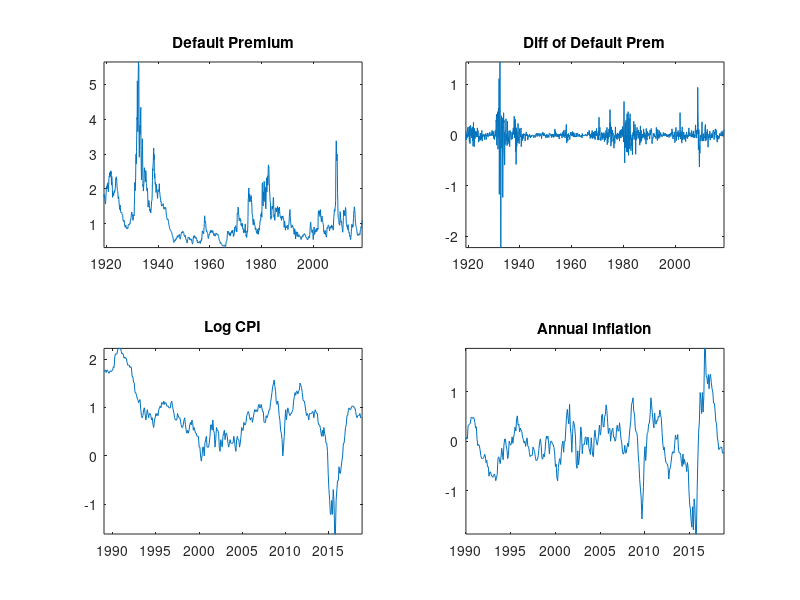

Reproduce this figure in MATLAB. (Note: this script raises an error after producing the figure.)
%% ARMA - Unit Root Testing
% Unit roots are common in economic time series, and when modeling a time series, 
% it is necessary to difference until the series is stationary.
%% Clean Up
% Clean up the environment before starting
%%
clear all
close all
clc
%% Load the data
% Load the default premium data and the CPI data
%%
load def
defdates = mldates;
load cpi
cpidates = mldates;
%% Plot
% Start by plotting the data using a series of subplots
%%
figure();
X={defdates,defdates(2:end),cpidates,cpidates(13:end)};
Y = {def, diff(def), log(cpi), log(cpi(13:end)./cpi(1:end-12))};
titles = {'Default Premium','Diff of Default Prem','Log CPI','Annual Inflation'};
for i=1:4
    subplot(2,2,i)
    plot(X{i},Y{i})
    axis tight
    title(titles{i})
    datetick('x','keeplimits')
end
%% ADF Testing
% The main test for unit roots is the Augmented Dickey-Fuller (ADF). This code 
% uses _adfautolag_ which will use AIC or BIC to select the lag length in the 
% ADF. The values returned are the test statistic (which is just a t-stat), it's 
% pval (which is not from a normal), and critical values.
%% Default Premium
% The level of the default premium just rejects for any reasonable lag length 
% selection, or for either no deterministic or an intercept (which means a trend 
% in the original data).
%%
[ts, pv, cv] = augdfautolag(def,0,20);
disp('Default Premium')
disp('Levels')
disp('    T-stat    Pval (Lag = Auto (AIC), No Deterministic)')
disp([ts,pv]);

disp('    T-stat    Pval (Lag = 1, No Deterministic)')
[ts, pv] = augdf(def,0,1);
disp([ts,pv]);

disp('    T-stat    Pval (Lag = Auto (BIC), No Deterministic)')
[ts, pv] = augdfautolag(def,0,20,'BIC');
disp([ts,pv]);

disp('    T-stat    Pval (Lag = Auto (BIC), Intercept)')
[ts, pv] = augdfautolag(def,1,20,'BIC');
disp([ts,pv]);

disp('Default Premium')
disp('Differences')
disp('    T-stat    Pval (Lag = Auto (AIC), No Deterministic)')
[ts, pv] = augdfautolag(diff(def),0,20);
disp([ts,pv]);
%% CPI
% Log CPI is clearly trending, so it is tested with both an intercept and an 
% intercept and a trend. The intercept and trend nearly reject, which would mean 
% ln CPI would be a pure time-driven process (plus possibly stationary component)
%%
disp('Log CPI')
disp('Levels')
disp('    T-stat    Pval (Lag = Auto (AIC), Intercept & Trend)')
[ts, pv] = augdfautolag(log(cpi),2,20);
disp([ts,pv]);

disp('    T-stat    Pval (Lag = Auto (AIC), Intercept)')
[ts, pv] = augdfautolag(log(cpi),1,20);
disp([ts,pv]);
%% Inflation
% Inflation is the difference of log CPI. Inflation also appears to have a unit 
% root, and so ln CPI might be I(2).
%%
disp('Inflation')
disp('Diff of Log CPI')
inflation = diff(log(cpi));
disp('    T-stat    Pval (Lag = Auto (AIC), Intercept)')
[ts, pv] = augdfautolag(inflation,1,20);
disp([ts,pv]);
disp('    T-stat    Pval (Lag = Auto (AIC), No Deterministic)')
[ts, pv] = augdfautolag(inflation,0,20);
disp([ts,pv]);
%% Inflation Difference
% The change in inflation is clearly stationary.
%%
disp('Diff of Diff of Log CPI')
disp('Diff of Inflation')
disp('    T-stat    Pval (Lag = Auto (AIC), No Deterministic)')
[ts, pv] = augdfautolag(diff(inflation),0,20);
disp([ts,pv]);